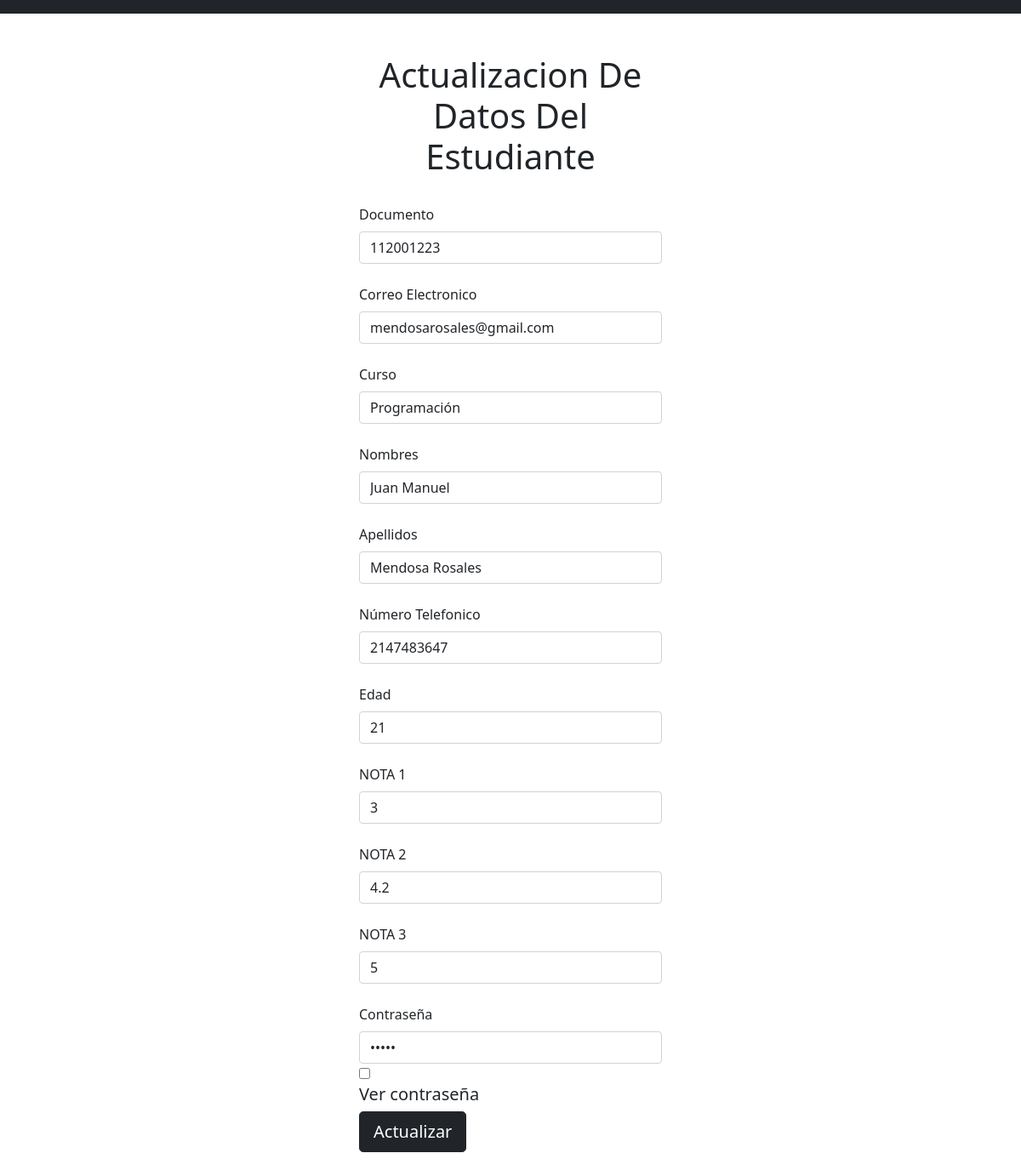
The page /actuestudoce.php?documento=112001223 on the database its author committed.
### tables this page shows
CREATE TABLE `estudiantes` (
  `documento` bigint(20) NOT NULL,
  `correo` varchar(100) NOT NULL,
  `curso` varchar(100) NOT NULL,
  `nombre` varchar(100) NOT NULL,
  `apellido` varchar(100) NOT NULL,
  `numero` int(15) NOT NULL,
  `edad` int(2) NOT NULL,
  `nota1` float NOT NULL,
  `nota2` float NOT NULL,
  `nota3` float NOT NULL,
  `contrasena` varchar(15) NOT NULL
);

### actuestudoce.php (the view, shortened to what this page needs)
<?php
$con = conexion();
$documento = $_GET['documento'];
$sql = "SELECT * FROM estudiantes where documento='$documento'";
$query = mysqli_query($con, $sql);
$row = mysqli_fetch_assoc($query);
?>
<!DOCTYPE html>
<html lang="en">
<head>
  <link href="https://cdn.jsdelivr.net/npm/bootstrap@5.0.2/dist/css/bootstrap.min.css" rel="stylesheet">
</head>
<body>
  <nav class="navbar navbar-dark bg-dark">
  </nav>
  <br><br>
  <div class="container">
    <div class="row">
      <div class="col">
      </div>
      <br><br>
      <div class="col">
        <h1 class="text-center">Actualizacion De Datos Del Estudiante</h1>
        <br>
        <form action="updateestudoce.php" method="get">
          <label for="inputAddress2" class="form-label">Documento</label>
          <input type="text" class="form-control" name="documento" id="documento" placeholder="Ingrese su documento" value="<?php echo $row['documento'] ?>">
          <br>
          <label for="inputCity" class="form-label">Correo Electronico</label>
          <input type="text" class="form-control" name="correo" id="correo" placeholder="Ingrese su Correo Electronico" value="<?php echo $row['correo'] ?>">
          <br>
          <label for="inputCity" class="form-label">Curso</label>
          <input type="text" class="form-control" name="curso" id="curso" placeholder="Ingrese el curso en el que se quiere registrar" value="<?php echo $row['curso'] ?>">
          <br>
          <label for="inputEmail4" class="form-label">Nombres</label>
          <input type="text" class="form-control" name="nombre" id="nombre" placeholder="Ingrese su Nombre" value="<?php echo $row['nombre'] ?>">
          <br>
          <label for="inputPassword4" class="form-label">Apellidos</label>
          <input type="text" class="form-control" name="apellido" id="apellido" placeholder="Ingrese su Apellido" value="<?php echo $row['apellido'] ?>">
          <br>
          <label for="inputAddress" class="form-label">Número Telefonico</label>
          <input type="text" class="form-control" name="numero" id="numero" placeholder="Ingrese su número telefonico" value="<?php echo $row['numero'] ?>">
          <br>
          <label for="inputAddress" class="form-label">Edad</label>
          <input type="text" class="form-control" name="edad" id="edad" placeholder="Ingrese su edad" value="<?php echo $row['edad'] ?>">
          <br>
          <label for="inputAddress" class="form-label">NOTA 1</label>
          <input type="number" step="any" name="nota1" id="nota1" placeholder="INGRESE LA NOTA #1" class="form-control"  value="<?php echo $row['nota1'] ?>">
          <br>
          <label for="inputAddress" class="form-label">NOTA 2</label>
          <input type="number" step="any" name="nota2" id="nota2" placeholder="INGRESE LA NOTA #2" class="form-control"  value="<?php echo $row['nota2'] ?>">
          <br>
          <label for="inputAddress" class="form-label">NOTA 3</label>
          <input type="number" step="any" name="nota3" id="nota3" placeholder="INGRESE LA NOTA #3" class="form-control"  value="<?php echo $row['nota3'] ?>">
          <br>
          <label for="exampleInputPassword1" class="form-label">Contraseña</label>
          <input type="password" name="contrasena" id="contrasena" placeholder="Ingrese su contraseña de registro" class="form-control" id="Ingrese su contraseña" value="<?php echo $row['contrasena'] ?>">
          <input type="checkbox" onclick="Toggle()">
          <br>
          <h5>Ver contraseña</h5>
          <input type="submit" class="btn btn-dark btn-lg" value="Actualizar"><br><br>
          <br><br>
      </div>
      <br><br>
      <div class="col">
      </div>
    </div>
  </div>
</body>
</html>

### rows shown on the page
estudiantes: documento "112001223", correo "mendosarosales@gmail.com", curso "Programación", nombre "Juan Manuel", apellido "Mendosa Rosales", numero "2147483647", edad "21", nota1 "3", nota2 "4.2", nota3 "5"
